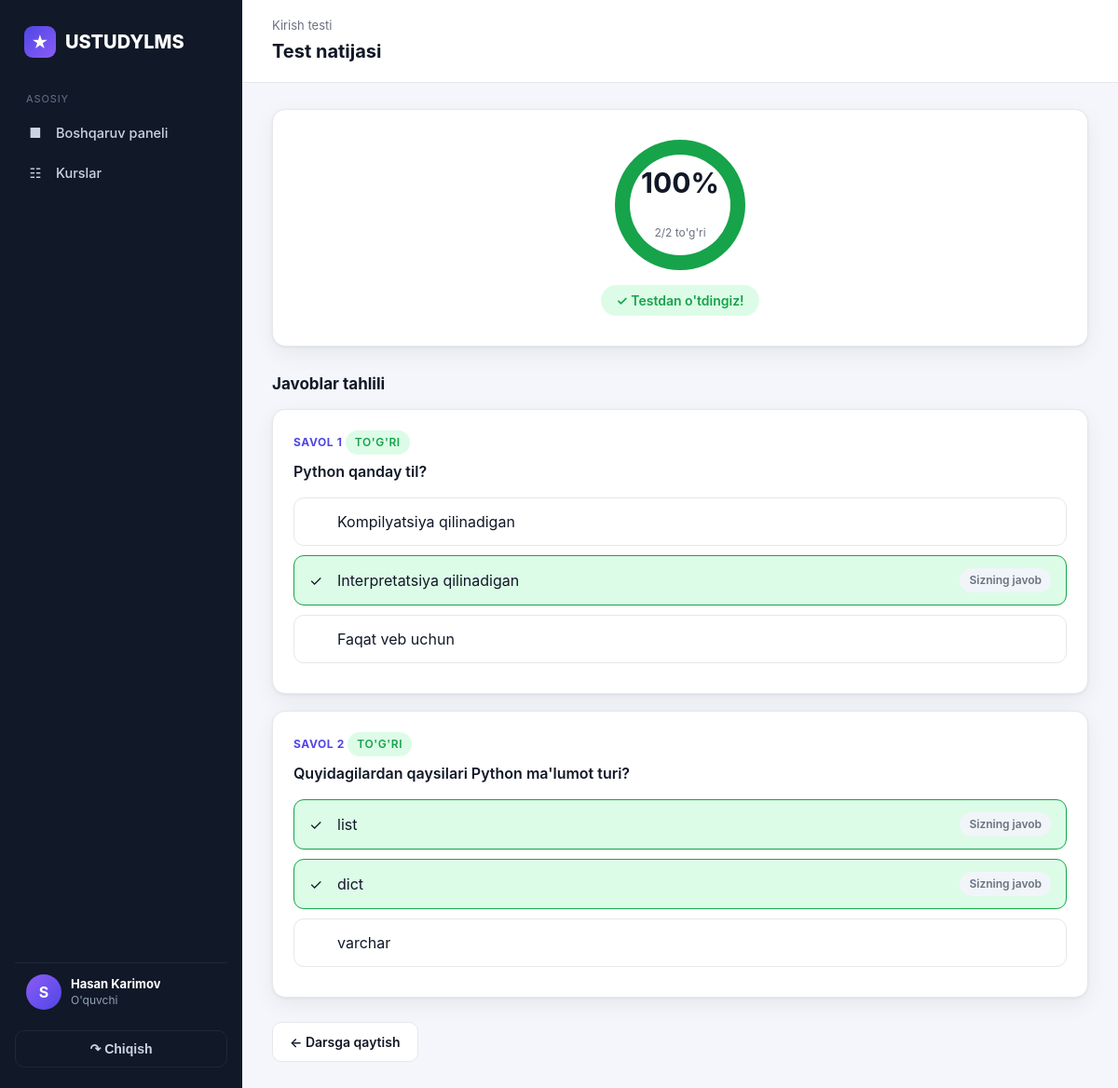
Screenshot of /courses/result/1/ (signed in) with the database file from the repository.
### accounts/models/user.py (models this page shows, shortened)
class CustomUser(AbstractUser):
    class Role(models.TextChoices):
        ADMIN = 'admin', 'Admin'
        TEACHER = 'teacher', "O'qituvchi"
        STUDENT = 'student', "O'quvchi"
    role = models.CharField(max_length=10, choices=Role.choices, default=Role.STUDENT)
    phone = models.CharField(max_length=20, blank=True)
    @property
    def is_admin(self):
        return self.is_superuser or self.role == self.Role.ADMIN
    @property
    def is_teacher(self):
        return self.role == self.Role.TEACHER

### courses/models/assessment.py (models this page shows, shortened)
class TestSubmission(models.Model):
    test = models.ForeignKey(Test, on_delete=models.CASCADE, related_name='submissions')
    student = models.ForeignKey('accounts.Student', on_delete=models.CASCADE, related_name='test_submissions')
    score = models.FloatField(default=0, help_text="Natija (%)")
    correct_count = models.PositiveIntegerField(default=0)
    total_count = models.PositiveIntegerField(default=0)
    passed = models.BooleanField(default=False)
    submitted_at = models.DateTimeField(auto_now_add=True)
    class Meta:
        ordering = ['-submitted_at']

class Test(models.Model):
    lesson = models.ForeignKey(Lesson, on_delete=models.CASCADE, related_name='tests')
    title = models.CharField(max_length=200)
    description = models.TextField(blank=True)
    pass_score = models.PositiveIntegerField(default=60, help_text="O'tish foizi (%)")
    time_limit = models.PositiveIntegerField(blank=True, null=True, help_text="Vaqt chegarasi (daqiqa)")
    created_at = models.DateTimeField(auto_now_add=True)

class TestAnswer(models.Model):
    submission = models.ForeignKey(TestSubmission, on_delete=models.CASCADE, related_name='answers')
    question = models.ForeignKey(Question, on_delete=models.CASCADE)
    selected_options = models.ManyToManyField(AnswerOption, blank=True)
    is_correct = models.BooleanField(default=False)

class Question(models.Model):
    class Type(models.TextChoices):
        SINGLE = 'single', "Bitta to'g'ri javob"
        MULTIPLE = 'multiple', "Bir nechta to'g'ri javob"
    test = models.ForeignKey(Test, on_delete=models.CASCADE, related_name='questions')
    text = models.TextField()
    question_type = models.CharField(max_length=10, choices=Type.choices, default=Type.SINGLE)
    order = models.PositiveIntegerField(default=0)
    class Meta:
        ordering = ['order', 'id']

class AnswerOption(models.Model):
    question = models.ForeignKey(Question, on_delete=models.CASCADE, related_name='options')
    text = models.CharField(max_length=300)
    is_correct = models.BooleanField(default=False)

### courses/views/assessment.py (the view)
# urls.py: path('result/<int:pk>/', views.test_result, name='test_result'),
@login_required
def test_result(request, pk):
    submission = get_object_or_404(TestSubmission.objects.select_related('test__lesson'), pk=pk)
    answers = submission.answers.select_related('question').prefetch_related(
        'question__options', 'selected_options'
    )
    return render(request, 'courses/test_result.html', {'submission': submission, 'answers': answers})

### templates/courses/test_result.html (shortened to what this page needs)
{% extends 'base.html' %}
{% block heading %}Test natijasi{% endblock %}
{% block crumb %}<div class="crumb">{{ submission.test.title }}</div>{% endblock %}
{% block content %}
<div class="card" style="margin-bottom:24px;">
    <div class="card-body" style="text-align:center;padding:32px;">
        <div class="score-ring" style="--pct:{{ submission.score|floatformat:0 }};{% if submission.passed %}--ring-color:var(--success);{% else %}--ring-color:var(--danger);{% endif %}">
            <div class="inner">
                <b>{{ submission.score|floatformat:0 }}%</b>
                <span>{{ submission.correct_count }}/{{ submission.total_count }} to'g'ri</span>
            </div>
        </div>
        {% if submission.passed %}
        <span class="badge badge-success" style="font-size:14px;padding:6px 16px;">&#10003; Testdan o'tdingiz!</span>
        {% else %}
        <span class="badge badge-danger" style="font-size:14px;padding:6px 16px;">O'tish chegarasi: {{ submission.test.pass_score }}%</span>
        {% endif %}
    </div>
</div>
<div class="section-title">Javoblar tahlili</div>
{% for ans in answers %}
<div class="question">
    <div class="q-num">Savol {{ forloop.counter }}
        {% if ans.is_correct %}<span class="badge badge-success">To'g'ri</span>{% else %}<span class="badge badge-danger">Xato</span>{% endif %}
    </div>
    <div class="q-text">{{ ans.question.text }}</div>
    {% for opt in ans.question.options.all %}
    <div class="option {% if opt.is_correct %}correct{% elif opt in ans.selected_options.all %}wrong{% endif %}">
        <span style="width:18px;">
            {% if opt.is_correct %}&#10003;{% elif opt in ans.selected_options.all %}&#10007;{% endif %}
        </span>
        <span>{{ opt.text }}</span>
        {% if opt in ans.selected_options.all %}<span class="badge badge-muted" style="margin-left:auto;">Sizning javob</span>{% endif %}
    </div>
    {% endfor %}
</div>
{% endfor %}
<a href="{% url 'courses:lesson_detail' submission.test.lesson.pk %}" class="btn btn-light" style="margin-top:8px;">&#8592; Darsga qaytish</a>
{% endblock %}

### templates/base.html (shortened to what this page needs)
{% load static %}
<!DOCTYPE html>
<html lang="uz">
<head>
    <link rel="stylesheet" href="{% static 'css/style.css' %}">
</head>
<body>
<div class="layout">
    <aside class="sidebar" id="sidebar">
        <div class="brand">
            <span class="logo">&#9733;</span> USTUDYLMS
        </div>
        <nav>
            <div class="nav-section">Asosiy</div>
            <a class="nav-link {% if request.resolver_match.url_name == 'dashboard' %}active{% endif %}" href="{% url 'accounts:dashboard' %}">
                <span class="ic">&#9632;</span> Boshqaruv paneli
            </a>
            <a class="nav-link {% if 'course' in request.resolver_match.url_name %}active{% endif %}" href="{% url 'courses:course_list' %}">
                <span class="ic">&#9783;</span> Kurslar
            </a>
        </nav>
        <div class="user">
            <div class="av">{{ user.username|first|upper }}</div>
            <div class="meta">
                <b>{{ user.get_full_name|default:user.username }}</b>
                <span>{{ user.get_role_display }}</span>
            </div>
        </div>
        <form method="post" action="{% url 'accounts:logout' %}">
            <button type="submit" class="logout-btn">&#8631; Chiqish</button>
        </form>
    </aside>
    <main class="content">
        <div class="topbar">
            <div>
                {% block crumb %}{% endblock %}
                <h1>{% block heading %}{% endblock %}</h1>
            </div>
        </div>
        <div class="page">
            {% block content %}{% endblock %}
        </div>
    </main>
</div>
</body>
</html>

### rows the page displays
CustomUser: username|first "S", get_full_name "Hasan Karimov", role "O'quvchi"
TestSubmission: test "Kirish testi", score "100", correct_count "2", total_count "2"
TestAnswer: is_correct "TO'G'RI", question.text "Python qanday til?"
AnswerOption: text "Kompilyatsiya qilinadigan"
AnswerOption: text "Interpretatsiya qilinadigan", shows "Sizning javob"
AnswerOption: text "Faqat veb uchun"
TestAnswer: is_correct "TO'G'RI", question.text "Quyidagilardan qaysilari Python ma'lumot turi?"
AnswerOption: text "list", shows "Sizning javob"
AnswerOption: text "dict", shows "Sizning javob"
AnswerOption: text "varchar"
